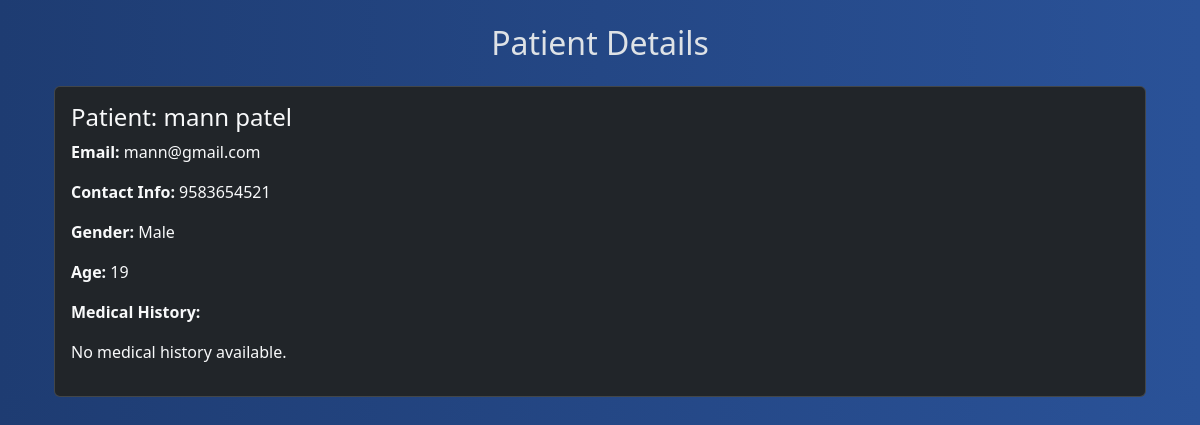
The page /patients/2/ (signed in) on the database its author committed.
### core/models.py (models this page shows, shortened)
class Patient(models.Model):
    GENDER_CHOICES = (
        ('M', 'Male'),
        ('F', 'Female'),
        ('O', 'Other'),
    )
    user = models.OneToOneField(User, on_delete=models.CASCADE, primary_key=True)
    contact_info = models.CharField(max_length=10)
    gender = models.CharField(max_length=1, choices=GENDER_CHOICES)
    age = models.PositiveIntegerField()

class User(AbstractUser, PermissionsMixin):
    USER_TYPE_CHOICES = (
        ('doctor', 'Doctor'),
        ('patient', 'Patient'),
    )
    user_type = models.CharField(max_length=10, choices=USER_TYPE_CHOICES, blank=True, null=True)
    username = None
    email = models.EmailField(unique=True)
    USERNAME_FIELD = 'email'
    REQUIRED_FIELDS = []
    objects = CustomUserManager()
    groups = models.ManyToManyField(
        "auth.Group",
        related_name="core_users",
        blank=True,
        help_text="The groups this user belongs to."
    )
    user_permissions = models.ManyToManyField(
        "auth.Permission",
        related_name="core_users_permissions",
        blank=True
    )

### core/views.py (the view)
# urls.py: path('patients/<int:patient_id>/', views.patient_detail, name='patient_detail'),
@login_required
def patient_detail(request, patient_id):
    patient = get_object_or_404(Patient, pk=patient_id)
    return render(request, 'patient_detail.html', {'patient': patient})

### core/templates/patient_detail.html (shortened to what this page needs)
{% extends "layout.html" %}
{% block content %}
<div class="container mt-4">
    <h2 class="text-center mb-4">Patient Details</h2>
    <div class="card bg-dark text-light">
        <div class="card-body">
            <h4 class="card-title">Patient: {{ patient.user.first_name }} {{ patient.user.last_name }}</h4>
            <p><strong>Email:</strong> {{ patient.user.email }}</p>
            <p><strong>Contact Info:</strong> {{ patient.contact_info }}</p>
            <p><strong>Gender:</strong> {{ patient.get_gender_display }}</p>
            <p><strong>Age:</strong> {{ patient.age }}</p>
            <p><strong>Medical History:</strong></p>
            <p>{{ patient.medical_history|default:"No medical history available." }}</p>
        </div>
    </div>
</div>
{% endblock %}

### rows shown on the page
Patient: user.first_name "mann", user.last_name "patel", user.email "mann@gmail.com", contact_info "9583654521", gender "Male", age "19"

### other values the page prints
{{ patient.medical_history|default:"No medical history available." }} "No medical history available."
